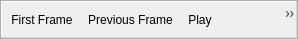
<?xml version="1.0" encoding="UTF-8"?>
<ui version="4.0">
 <class>vvPlayerControlsToolbar</class>
 <widget class="QToolBar" name="vvPlayerControlsToolbar">
  <property name="geometry">
   <rect>
    <x>0</x>
    <y>0</y>
    <width>298</width>
    <height>39</height>
   </rect>
  </property>
  <property name="windowTitle">
   <string>VCR Controls</string>
  </property>
  <property name="orientation">
   <enum>Qt::Horizontal</enum>
  </property>
  <property name="PV_MUST_BE_MASTER" stdset="0">
   <bool>true</bool>
  </property>
  <action name="actionPlay">
   <property name="enabled">
    <bool>true</bool>
   </property>
   <property name="icon">
    <iconset resource="vvResources.qrc">
     <normaloff>:/vvResources/Icons/media-playback-start.png</normaloff>:/vvResources/Icons/media-playback-start.png</iconset>
   </property>
   <property name="text">
    <string>&amp;Play</string>
   </property>
   <property name="shortcut">
    <string>Space</string>
   </property>
  </action>
  <action name="actionPreviousFrame">
   <property name="enabled">
    <bool>true</bool>
   </property>
   <property name="icon">
    <iconset resource="vvResources.qrc">
     <normaloff>:/vvResources/Icons/media-seek-backward.png</normaloff>:/vvResources/Icons/media-seek-backward.png</iconset>
   </property>
   <property name="text">
    <string>Pre&amp;vious Frame</string>
   </property>
   <property name="shortcut">
    <string>Left</string>
   </property>
   <property name="PV_MUST_BE_MASTER" stdset="0">
    <bool>true</bool>
   </property>
  </action>
  <action name="actionFirstFrame">
   <property name="enabled">
    <bool>true</bool>
   </property>
   <property name="icon">
    <iconset resource="vvResources.qrc">
     <normaloff>:/vvResources/Icons/media-skip-backward.png</normaloff>:/vvResources/Icons/media-skip-backward.png</iconset>
   </property>
   <property name="text">
    <string>&amp;First Frame</string>
   </property>
   <property name="shortcut">
    <string>Ctrl+Left</string>
   </property>
  </action>
  <action name="actionNextFrame">
   <property name="enabled">
    <bool>true</bool>
   </property>
   <property name="icon">
    <iconset resource="vvResources.qrc">
     <normaloff>:/vvResources/Icons/media-seek-forward.png</normaloff>:/vvResources/Icons/media-seek-forward.png</iconset>
   </property>
   <property name="text">
    <string>&amp;Next Frame</string>
   </property>
   <property name="shortcut">
    <string>Right</string>
   </property>
  </action>
  <action name="actionLastFrame">
   <property name="enabled">
    <bool>true</bool>
   </property>
   <property name="icon">
    <iconset resource="vvResources.qrc">
     <normaloff>:/vvResources/Icons/media-skip-forward.png</normaloff>:/vvResources/Icons/media-skip-forward.png</iconset>
   </property>
   <property name="text">
    <string>&amp;Last Frame</string>
   </property>
   <property name="shortcut">
    <string>Ctrl+Right</string>
   </property>
  </action>
  <action name="actionLoop">
   <property name="checkable">
    <bool>true</bool>
   </property>
   <property name="enabled">
    <bool>true</bool>
   </property>
   <property name="icon">
    <iconset resource="vvResources.qrc">
     <normaloff>:/vvResources/Icons/media-loop.png</normaloff>:/vvResources/Icons/media-loop.png</iconset>
   </property>
   <property name="text">
    <string>L&amp;oop</string>
   </property>
   <property name="iconText">
    <string>Loop</string>
   </property>
   <property name="toolTip">
    <string>Loop</string>
   </property>
   <property name="statusTip">
    <string>Loop</string>
   </property>
  </action>
  <addaction name="actionFirstFrame"/>
  <addaction name="actionPreviousFrame"/>
  <addaction name="actionPlay"/>
  <addaction name="actionNextFrame"/>
  <addaction name="actionLastFrame"/>
  <addaction name="actionLoop"/>
 </widget>
 <resources>
  <include location="vvResources.qrc"/>
 </resources>
 <connections/>
</ui>
